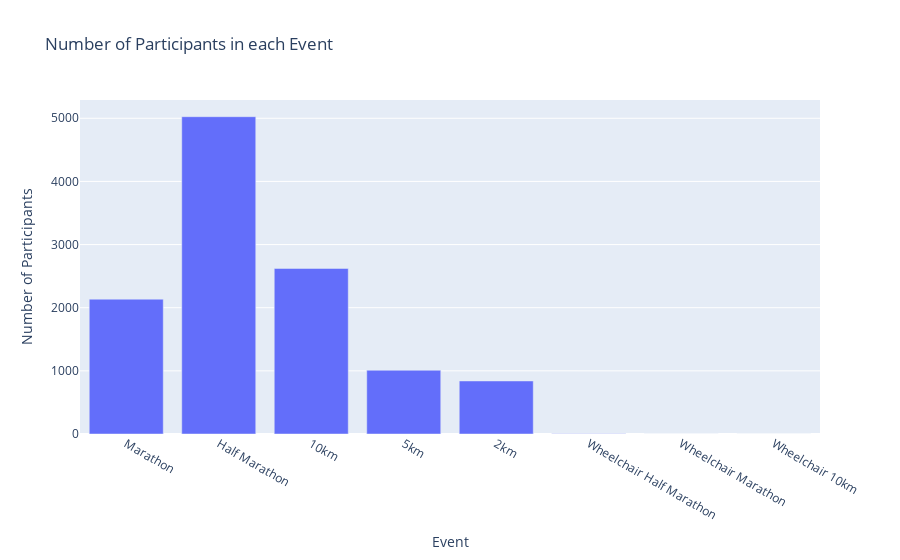

Write notebook code for a chart like this one.
### Code cell
counter = Counter(row["event_name"] for row in data)
events = []
participants = []
for _, event_name in sorted(EVENTS.items(), key=lambda x: x[0]):
    events.append(event_name)
    participants.append(counter[event_name])

fig = go.Figure(
    data={"x": events, "y": participants, "type": "bar"},
    layout={
        "title": "Number of Participants in each Event",
        "xaxis_title": "Event",
        "yaxis_title": "Number of Participants",
    },
)
fig.show()
save_figure(fig, 'number_of_participants_in_each_event.json')

### Figure 1 — Plotly figure (JSON) as saved in the notebook; plotly's stock layout.template omitted (floating-point values rounded to 4 significant figures)
{"data": [{"type": "bar", "x": ["Marathon", "Half Marathon", "10km", "5km", "2km", "Wheelchair Half Marathon", "Wheelchair Marathon", "Wheelchair 10km"], "y": [2135, 5025, 2622, 1010, 840, 2, 1, 0]}], "layout": {"title": {"text": "Number of Participants in each Event"}, "xaxis": {"title": {"text": "Event"}}, "yaxis": {"title": {"text": "Number of Participants"}}}}
